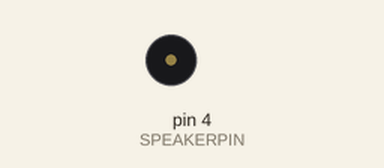
A sketch run on a simulated Arduino Uno, built with avr-gcc and run on an emulated ATmega328P. Parts: buzzer (waves = sounding).

Above: at 0.2 s.
At 2.2 s:
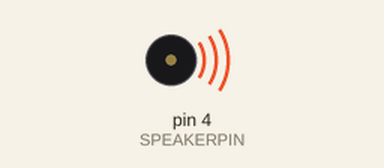
Timing chart, 0 to 3.0 s (numbered marks = the images above):
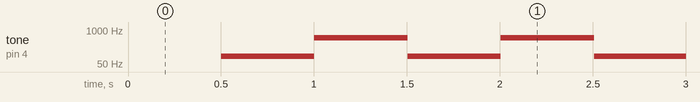

Measured:
- by itself, tone on pin 4 (SPEAKERPIN): repeats every 1.0 s: 500 Hz 0.50 s, 100 Hz 0.50 s, until it stays silent from 5.0 s

The sketch:

ledandpiezotest.ino
```cpp
#define SPEAKERPIN 4
#define LEDPIN 3
/*int numTones = 10;
int tones[] = {261, 277, 294, 311, 330, 349, 370, 392, 415, 440};
//            mid C  C#   D    D#   E    F    F#   G    G#   */

int numTones = 2;
int tones[] = {100, 500};
const int blinkDelay = 150;
const int toneDelay = 500;
long lastBlink = 0;
long lastTone = 0;
bool lastLEDState = LOW;
int toneCount = 0;
long effectLength = 5000;
long startEffect = 0;
void setup() {
  // put your setup code here, to run once:
  //Serial.begin(9600);

}

void loop() {

  while ((unsigned long)(millis() - startEffect) < effectLength) {
    if ((unsigned long)(millis() - lastBlink) > blinkDelay) {
      digitalWrite(LEDPIN, !lastLEDState);
      lastLEDState = !lastLEDState;
      lastBlink = millis();
    }

    if ((unsigned long)(millis() - lastTone) > toneDelay) {
      tone(SPEAKERPIN, tones[toneCount % numTones]);
      toneCount++;
      lastTone = millis();
    }
  }
  digitalWrite(LEDPIN, LOW);
  noTone(SPEAKERPIN);


}
```
